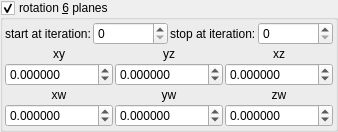
    <widget class="MyGroupBox" name="groupCheck_transf_function_enabledR_false">
     <property name="toolTip">
      <string/>
     </property>
     <property name="title">
      <string>rotation &amp;6 planes</string>
     </property>
     <property name="checkable">
      <bool>true</bool>
     </property>
     <layout class="QVBoxLayout" name="verticalLayout_31" stretch="0,0">
      <property name="spacing">
       <number>2</number>
      </property>
      <property name="leftMargin">
       <number>2</number>
      </property>
      <property name="topMargin">
       <number>2</number>
      </property>
      <property name="rightMargin">
       <number>2</number>
      </property>
      <property name="bottomMargin">
       <number>2</number>
      </property>
      <item>
       <layout class="QHBoxLayout" name="horizontalLayout_16" stretch="0,1,0,1">
        <item>
         <widget class="QLabel" name="label_102">
          <property name="text">
           <string>start at iteration:</string>
          </property>
         </widget>
        </item>
        <item>
         <widget class="MySpinBox" name="spinboxInt_transf_start_iterations_R">
          <property name="sizePolicy">
           <sizepolicy hsizetype="Minimum" vsizetype="Maximum">
            <horstretch>0</horstretch>
            <verstretch>0</verstretch>
           </sizepolicy>
          </property>
          <property name="minimum">
           <number>0</number>
          </property>
          <property name="maximum">
           <number>999</number>
          </property>
          <property name="value">
           <number>0</number>
          </property>
         </widget>
        </item>
        <item>
         <widget class="QLabel" name="label_73">
          <property name="text">
           <string>stop at iteration:</string>
          </property>
         </widget>
        </item>
        <item>
         <widget class="MySpinBox" name="spinboxInt_transf_stop_iterations_R">
          <property name="sizePolicy">
           <sizepolicy hsizetype="Preferred" vsizetype="Maximum">
            <horstretch>0</horstretch>
            <verstretch>0</verstretch>
           </sizepolicy>
          </property>
          <property name="maximum">
           <number>999</number>
          </property>
         </widget>
        </item>
       </layout>
      </item>
      <item>
       <layout class="QGridLayout" name="gridLayout_2" columnstretch="0,0,0">
        <item row="0" column="1">
         <widget class="QLabel" name="label_38">
          <property name="text">
           <string notr="true">yz</string>
          </property>
          <property name="alignment">
           <set>Qt::AlignCenter</set>
          </property>
         </widget>
        </item>
        <item row="0" column="2">
         <widget class="QLabel" name="label_37">
          <property name="text">
           <string notr="true">xz</string>
          </property>
          <property name="alignment">
           <set>Qt::AlignCenter</set>
          </property>
         </widget>
        </item>
        <item row="1" column="1">
         <widget class="MyDoubleSpinBox" name="spinboxd3_transf_rotation44a_y">
          <property name="sizePolicy">
           <sizepolicy hsizetype="Minimum" vsizetype="Maximum">
            <horstretch>0</horstretch>
            <verstretch>0</verstretch>
           </sizepolicy>
          </property>
          <property name="prefix">
           <string/>
          </property>
          <property name="suffix">
           <string/>
          </property>
          <property name="decimals">
           <number>6</number>
          </property>
          <property name="minimum">
           <double>-36000.000000000000000</double>
          </property>
          <property name="maximum">
           <double>36000.000000000000000</double>
          </property>
          <property name="singleStep">
           <double>1.000000000000000</double>
          </property>
         </widget>
        </item>
        <item row="1" column="2">
         <widget class="MyDoubleSpinBox" name="spinboxd3_transf_rotation44a_z">
          <property name="sizePolicy">
           <sizepolicy hsizetype="Minimum" vsizetype="Maximum">
            <horstretch>0</horstretch>
            <verstretch>0</verstretch>
           </sizepolicy>
          </property>
          <property name="prefix">
           <string/>
          </property>
          <property name="suffix">
           <string/>
          </property>
          <property name="decimals">
           <number>6</number>
          </property>
          <property name="minimum">
           <double>-36000.000000000000000</double>
          </property>
          <property name="maximum">
           <double>36000.000000000000000</double>
          </property>
          <property name="singleStep">
           <double>1.000000000000000</double>
          </property>
         </widget>
        </item>
        <item row="2" column="1">
         <widget class="QLabel" name="label_49">
          <property name="text">
           <string notr="true">yw</string>
          </property>
          <property name="alignment">
           <set>Qt::AlignCenter</set>
          </property>
         </widget>
        </item>
        <item row="1" column="0">
         <widget class="MyDoubleSpinBox" name="spinboxd3_transf_rotation44a_x">
          <property name="sizePolicy">
           <sizepolicy hsizetype="Minimum" vsizetype="Maximum">
            <horstretch>0</horstretch>
            <verstretch>0</verstretch>
           </sizepolicy>
          </property>
          <property name="prefix">
           <string/>
          </property>
          <property name="suffix">
           <string/>
          </property>
          <property name="decimals">
           <number>6</number>
          </property>
          <property name="minimum">
           <double>-36000.000000000000000</double>
          </property>
          <property name="maximum">
           <double>36000.000000000000000</double>
          </property>
          <property name="singleStep">
           <double>1.000000000000000</double>
          </property>
         </widget>
        </item>
        <item row="2" column="2">
         <widget class="QLabel" name="label_48">
          <property name="text">
           <string notr="true">zw</string>
          </property>
          <property name="alignment">
           <set>Qt::AlignCenter</set>
          </property>
         </widget>
        </item>
        <item row="2" column="0">
         <widget class="QLabel" name="label_50">
          <property name="text">
           <string notr="true">xw</string>
          </property>
          <property name="alignment">
           <set>Qt::AlignCenter</set>
          </property>
         </widget>
        </item>
        <item row="0" column="0">
         <widget class="QLabel" name="label_40">
          <property name="text">
           <string notr="true">xy</string>
          </property>
          <property name="alignment">
           <set>Qt::AlignCenter</set>
          </property>
         </widget>
        </item>
        <item row="3" column="0">
         <widget class="MyDoubleSpinBox" name="spinboxd3_transf_rotation44b_x">
          <property name="sizePolicy">
           <sizepolicy hsizetype="Minimum" vsizetype="Maximum">
            <horstretch>0</horstretch>
            <verstretch>0</verstretch>
           </sizepolicy>
          </property>
          <property name="prefix">
           <string/>
          </property>
          <property name="suffix">
           <string/>
          </property>
          <property name="decimals">
           <number>6</number>
          </property>
          <property name="minimum">
           <double>-36000.000000000000000</double>
          </property>
          <property name="maximum">
           <double>36000.000000000000000</double>
          </property>
          <property name="singleStep">
           <double>1.000000000000000</double>
          </property>
         </widget>
        </item>
        <item row="3" column="1">
         <widget class="MyDoubleSpinBox" name="spinboxd3_transf_rotation44b_y">
          <property name="sizePolicy">
           <sizepolicy hsizetype="Minimum" vsizetype="Maximum">
            <horstretch>0</horstretch>
            <verstretch>0</verstretch>
           </sizepolicy>
          </property>
          <property name="prefix">
           <string/>
          </property>
          <property name="suffix">
           <string/>
          </property>
          <property name="decimals">
           <number>6</number>
          </property>
          <property name="minimum">
           <double>-36000.000000000000000</double>
          </property>
          <property name="maximum">
           <double>36000.000000000000000</double>
          </property>
          <property name="singleStep">
           <double>1.000000000000000</double>
          </property>
         </widget>
        </item>
        <item row="3" column="2">
         <widget class="MyDoubleSpinBox" name="spinboxd3_transf_rotation44b_z">
          <property name="sizePolicy">
           <sizepolicy hsizetype="Minimum" vsizetype="Maximum">
            <horstretch>0</horstretch>
            <verstretch>0</verstretch>
           </sizepolicy>
          </property>
          <property name="prefix">
           <string/>
          </property>
          <property name="suffix">
           <string/>
          </property>
          <property name="decimals">
           <number>6</number>
          </property>
          <property name="minimum">
           <double>-36000.000000000000000</double>
          </property>
          <property name="maximum">
           <double>36000.000000000000000</double>
          </property>
          <property name="singleStep">
           <double>1.000000000000000</double>
          </property>
         </widget>
        </item>
       </layout>
      </item>
     </layout>
    </widget>
